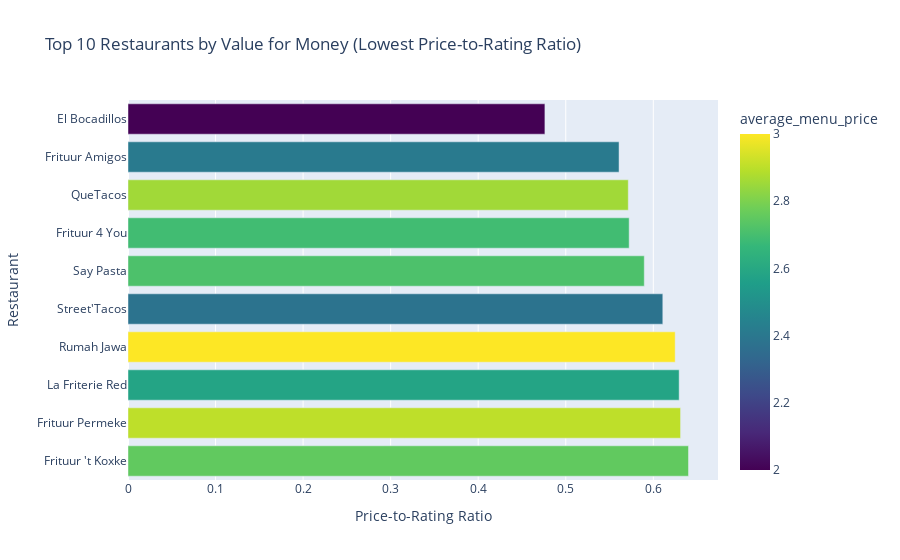

The code cell stored with this chart in its notebook:
### Code cell
import plotly.express as px

fig = px.bar(
    value_for_money_df,
    x="price_to_rating_ratio",
    y="restaurant_name",
    orientation="h",
    color="average_menu_price",
    color_continuous_scale="Viridis",
    hover_data={
        "city": True,
        "ratings": True,
        "ratingsNumber": True,
        "average_menu_price": ":.2f",
        "price_to_rating_ratio": ":.2f"
    },
    title="Top 10 Restaurants by Value for Money (Lowest Price-to-Rating Ratio)"
)

fig.update_layout(
    yaxis_title="Restaurant",
    xaxis_title="Price-to-Rating Ratio",
    yaxis=dict(autorange="reversed")  # best value at the top
)

fig.show()

### Figure 1 — Plotly figure (JSON) as saved in the notebook; plotly's stock layout.template omitted (floating-point values rounded to 4 significant figures)
{"data": [{"customdata": [["Bruxelles", 4.2, 307, 2], ["Wilrijk", 4.3, 1172, 2.412], ["Maasmechelen", 5, 157, 2.857], ["Vilvorde", 4.7, 220, 2.69], ["Antwerpen", 4.6, 59, 2.713], ["Waregem", 3.9, 47, 2.382], ["Rillaar", 4.8, 32, 3], ["Anderlecht", 4.1, 536, 2.581], ["Wilrijk", 4.6, 985, 2.903], ["Antwerpen", 4.3, 476, 2.753]], "hovertemplate": "price_to_rating_ratio=%{x:.2f}<br>restaurant_name=%{y}<br>city=%{customdata[0]}<br>ratings=%{customdata[1]}<br>ratingsNumber=%{customdata[2]}<br>average_menu_price=%{marker.color:.2f}<extra></extra>", "legendgroup": "", "marker": {"color": [2.0, 2.412, 2.857, 2.69, 2.713, 2.382, 3.0, 2.581, 2.903, 2.753], "coloraxis": "coloraxis", "pattern": {"shape": ""}}, "name": "", "orientation": "h", "showlegend": false, "textposition": "auto", "type": "bar", "x": [0.4762, 0.5609, 0.5714, 0.5724, 0.5897, 0.6109, 0.625, 0.6295, 0.6311, 0.6402], "xaxis": "x", "y": ["El Bocadillos", "Frituur Amigos", "QueTacos", "Frituur 4 You", "Say Pasta", "Street'Tacos", "Rumah Jawa", "La Friterie Red", "Frituur Permeke", "Frituur 't Koxke"], "yaxis": "y"}], "layout": {"barmode": "relative", "coloraxis": {"colorbar": {"title": {"text": "average_menu_price"}}, "colorscale": [[0, "#440154"], [0.1111, "#482878"], [0.2222, "#3e4989"], [0.3333, "#31688e"], [0.4444, "#26828e"], [0.5556, "#1f9e89"], [0.6667, "#35b779"], [0.7778, "#6ece58"], [0.8889, "#b5de2b"], [1, "#fde725"]]}, "legend": {"tracegroupgap": 0}, "title": {"text": "Top 10 Restaurants by Value for Money (Lowest Price-to-Rating Ratio)"}, "xaxis": {"anchor": "y", "domain": [0, 1], "title": {"text": "Price-to-Rating Ratio"}}, "yaxis": {"anchor": "x", "autorange": "reversed", "domain": [0, 1], "title": {"text": "Restaurant"}}}}
